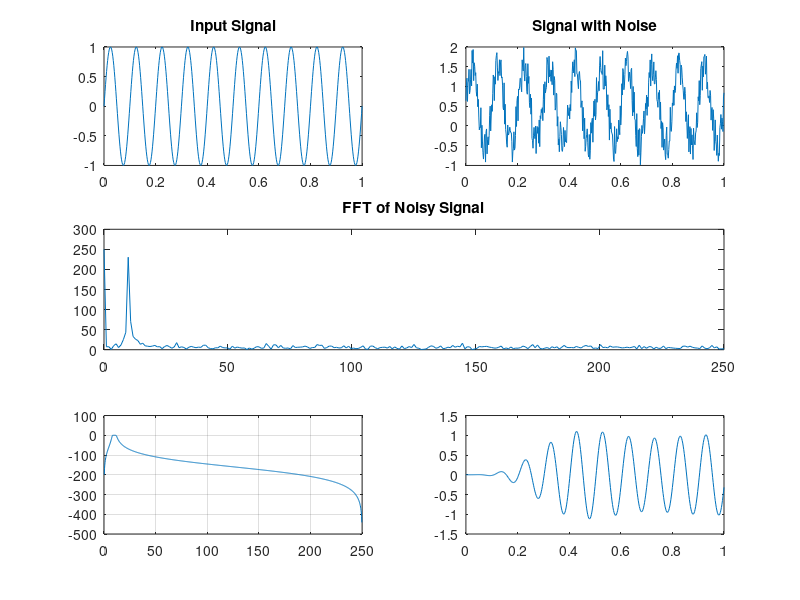

MATLAB code to generate this figure:
close all;

% A 10Hz Input Signal Sampled at 500Hz
Fs = 500;
f = 10;
n = 0:1/Fs:1;
x = sin(2*pi*f*n);

subplot(3,2,1);
plot(n,x);
title('Input Signal')

%Adding Noise with the Signal
subplot(3,2,2);
noise = rand(1,length(x));
y = x +noise;
plot(n,y);
title('Signal with Noise');

% FFT
L = length(y);
NFFT = 2^nextpow2(L);
y_fft = abs(fft(y,NFFT))

%Creating Frequency Axis
freq = Fs/2*linspace(0,1,NFFT/2+1);

subplot(3,2,[3,4]);
plot(freq,y_fft(1:NFFT/2+1));
title('FFT of Noisy Signal');

% Filter | Bandpass 8 to 12 Hz
o = 5; %order
wn = [8 12]*2/Fs;% cutoff freq 8 & 12 Hz, normalized % frequency by multiplying  2/Fs
[b,a] = butter(o,wn,'bandpass');

[h,w] = freqz(b,a,1024,Fs);
subplot(3,2,5);
plot(w,20*log10(abs(h)));
grid on;

subplot(3,2,6);

%Filtering
y = filter(b,a,y);
plot(n,y);
